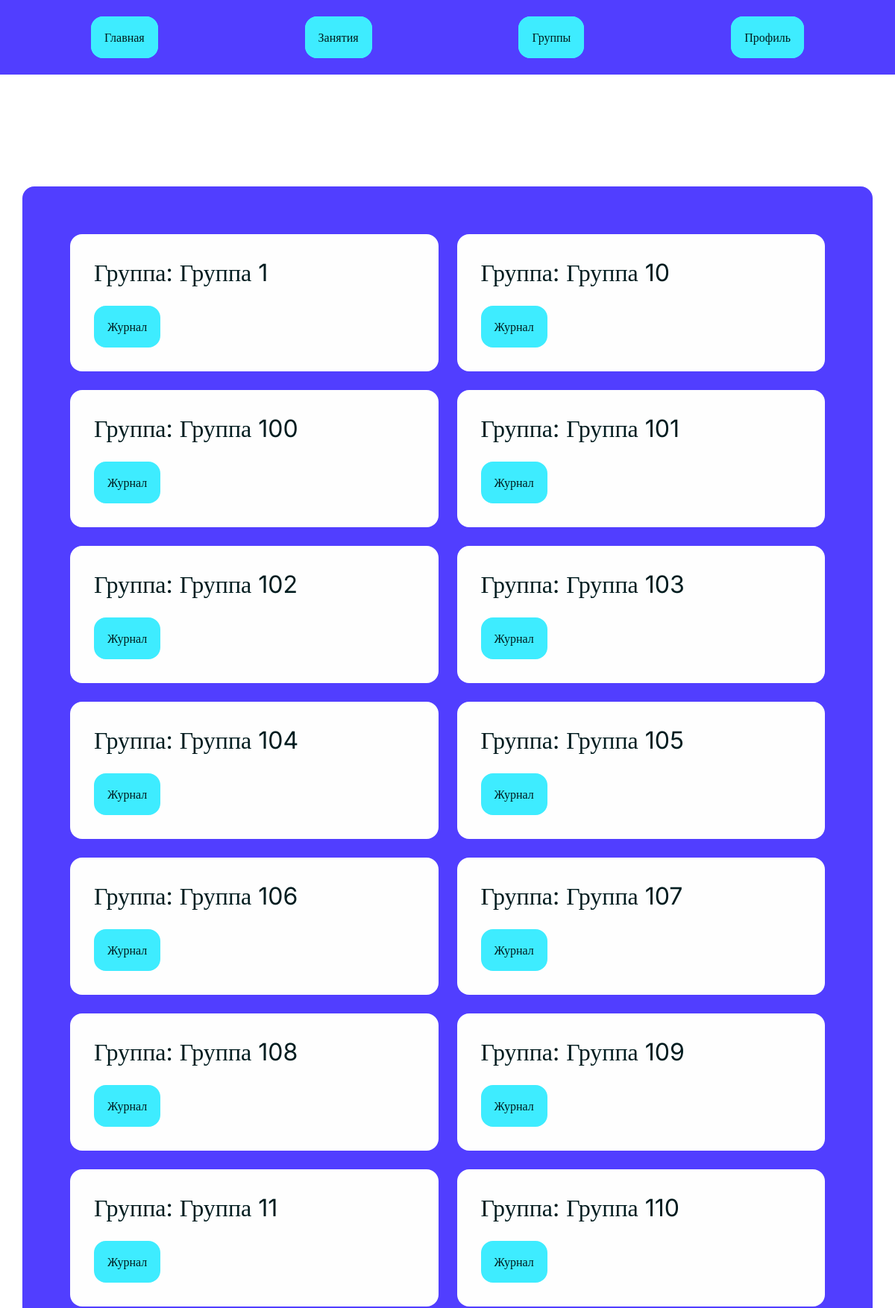
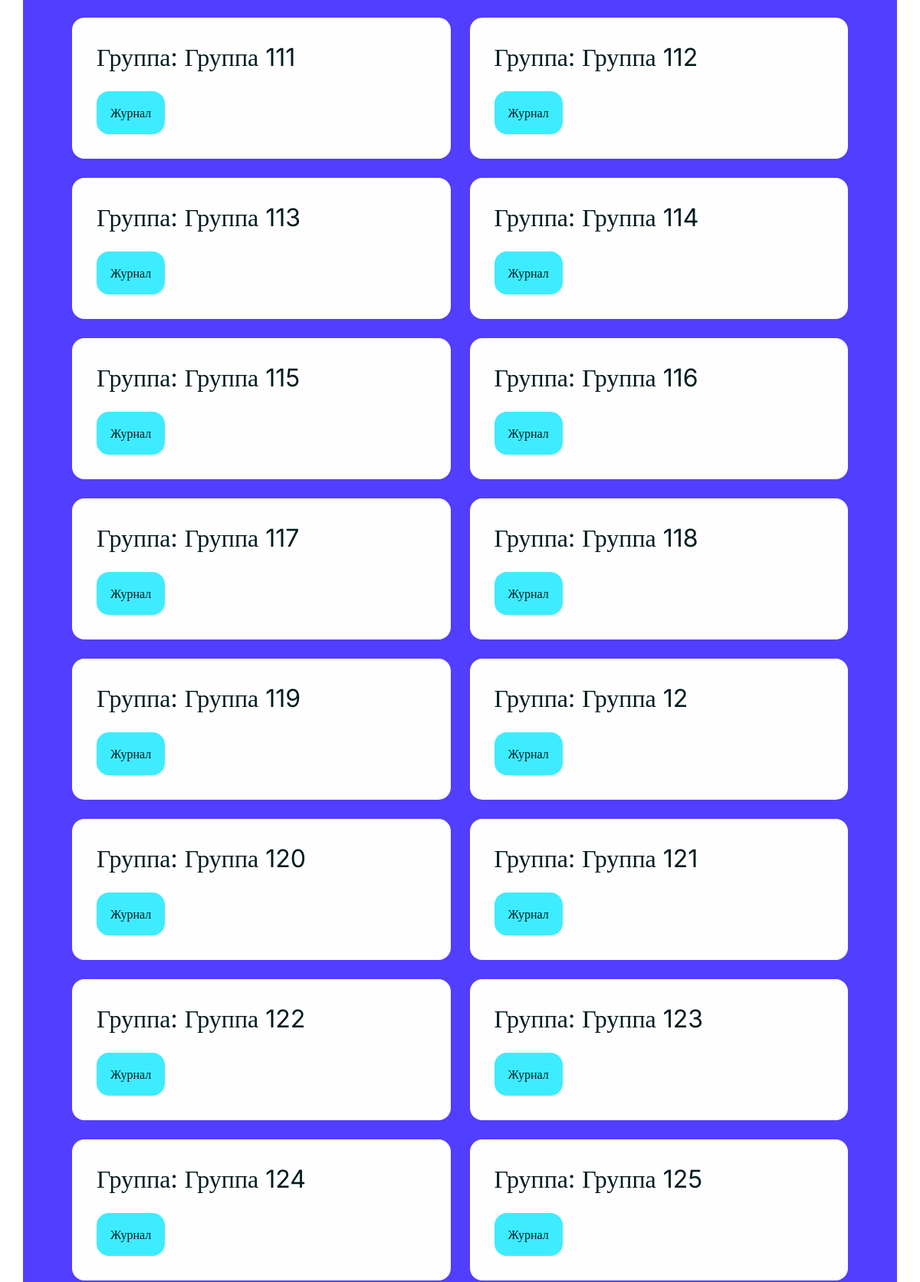
/groups/ (signed in, upper part), run on the app's committed database (2 pictures, top to bottom).
### dnevnikapp/models.py (models this page shows, shortened)
class Group(models.Model):
    name = models.CharField(verbose_name="Название")
    course = models.PositiveSmallIntegerField(verbose_name="Курс")
    major = models.ForeignKey("Major", on_delete=models.CASCADE, verbose_name="Направление", related_name="groups")
    class Meta:
        verbose_name="Группа"
        verbose_name_plural="Группы"

### dnevnikapp/views.py (the view)
# urls.py: path("groups/", views.groupListView, name="groups"),
@login_required
@roles_required("teacher","admin")
def groupListView(request):
    groupslist = Group.objects.all().order_by("name")
    context = {
        "groups":groupslist,
    }
    return render(request, "grouplist.html", context=context)

### dnevnikapp/converters.py (called while the page is built)
    def to_url(self, value: date) -> str:
        return value.strftime("%d-%m-%Y")

### dnevnikapp/templates/grouplist.html (shortened to what this page needs)
{% extends 'baseheader.html' %}
{% load static %}
{% block head %}
    <link rel="stylesheet" href="{% static 'css/groupslist.css' %}">
{% endblock %}
{% block content %}
    <div class="centerdiv centerpadding">
        <div class="mainblock">
            <div class="groupsgrid">
                {% for group in groups %}
                    <div class="profilecard">
                        <h2>Группа: {{ group.name }}</h2>
                        <a href="{% url 'gradebook' groupid=group.pk %}" class="button">Журнал</a>
                    </div>
                {% endfor %}
            </div>
        </div>
    </div>
{% endblock %}

### dnevnikapp/static/css/style.css (style rules this page uses)
:root { --backgroundcolor:#fefefe; --maincolor:#513eff; --additionalcolor:#3e8bff; --accentcolor:#3eecff; --errorcolor:#ff3e41; --successcolor:#3eff44; --warningcolor:#ffd83e; --textcolor:#001c1f; --h1size:48px; --h2size:32px; --h3size:24px; --mainsize:16px; }
* { margin:0; padding:0; font-family: "Inter"; word-break: normal; color:var(--textcolor); }
h2 { font-size: var(--h2size); font-weight:normal; }
a { text-decoration: none; }
.button { color:var(--textcolor); --basecol: var(--accentcolor); --backcol:var(--basecol); --bordercol:var(--basecol); background-color: var(--backcol); border:none; text-decoration: none; text-align: center; padding:16px; border-radius: 16px; font-size: var(--mainsize); border-style: solid; border-width: 2px; border-color: var(--bordercol); }
.centerdiv { display:flex; flex-direction: column; justify-content: center; align-items: center; row-gap: 150px; }
.centerpadding { padding:150px 30px 150px 30px; }
.mainblock { box-sizing: border-box; background-color: var(--maincolor); border-radius: 16px; padding:64px; width:100%; display: flex; flex-direction: column; gap:16px; }
.profilecard { display: flex; flex-direction: column; align-items: flex-start; background-color: var(--backgroundcolor); border-radius: 16px; padding:32px; row-gap: 25px; }

### dnevnikapp/static/css/groupslist.css (style rules this page uses)
.groupsgrid { display:grid; grid-template-columns: repeat(2,1fr); gap:25px; }

### data on the page
Group: name "Группа 1"
Group: name "Группа 10"
Group: name "Группа 100"
Group: name "Группа 101"
Group: name "Группа 102"
Group: name "Группа 103"
Group: name "Группа 104"
Group: name "Группа 105"
Group: name "Группа 106"
Group: name "Группа 107"
Group: name "Группа 108"
Group: name "Группа 109"
Group: name "Группа 11"
Group: name "Группа 110"
Group: name "Группа 111"
Group: name "Группа 112"
Group: name "Группа 113"
Group: name "Группа 114"
Group: name "Группа 115"
Group: name "Группа 116"
Group: name "Группа 117"
Group: name "Группа 118"
Group: name "Группа 119"
Group: name "Группа 12"
Group: name "Группа 120"
Group: name "Группа 121"
Group: name "Группа 122"
Group: name "Группа 123"
Group: name "Группа 124"
Group: name "Группа 125"

### other printed values
{{ link.title }} "Главная" "Занятия" "Группы" "Профиль"
